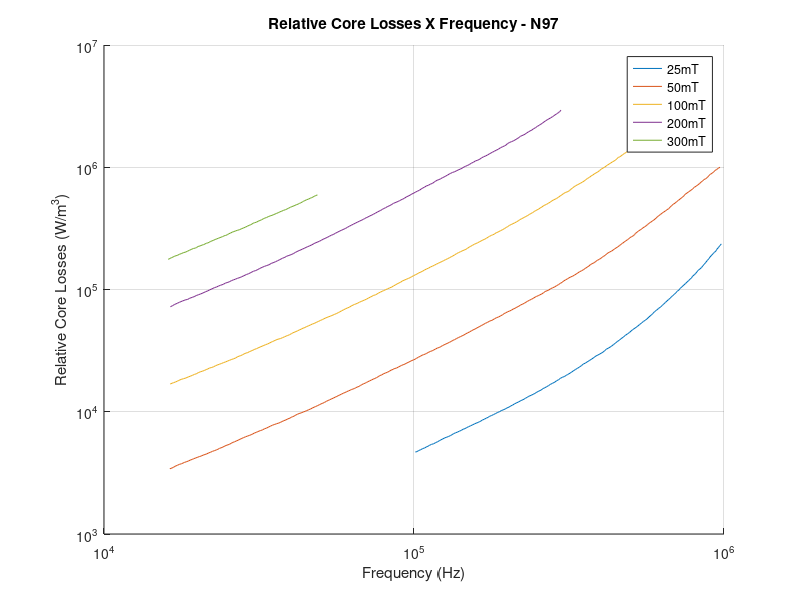

Recreate this plot in MATLAB. (Note: this script raises an error after producing the figure.)
%%

clear all;
clc;
close all;

%% Importação dos dados das curvas do datasheet

load Data_25mT.mat
load Data_50mT.mat
load Data_100mT.mat
load Data_200mT.mat
load Data_300mT.mat

%% Ajuste dos pontos 

% Eixo x = Frequência
x_escalalog = logspace(1,3,100000);
x_escalalin = linspace(10,1000,100000);

% Eixo y = Perdas volumétricas
y_escalalog = logspace(-1,4,100000);
y_escalalin = linspace(0.1,10000,100000);

% Interpolação dos pontos - *1000 para obter em Hz e W/m3
x25 = interp1(x_escalalin',x_escalalog',Data_25mT(:,1))*1000;
y25 = interp1(y_escalalin',y_escalalog',Data_25mT(:,2))*1000;

x50 = interp1(x_escalalin',x_escalalog',Data_50mT(:,1))*1000;
y50 = interp1(y_escalalin',y_escalalog',Data_50mT(:,2))*1000;

x100 = interp1(x_escalalin',x_escalalog',Data_100mT(:,1))*1000;
y100 = interp1(y_escalalin',y_escalalog',Data_100mT(:,2))*1000;

x200 = interp1(x_escalalin',x_escalalog',Data_200mT(:,1))*1000;
y200 = interp1(y_escalalin',y_escalalog',Data_200mT(:,2))*1000;

x300 = interp1(x_escalalin',x_escalalog',Data_300mT(:,1))*1000;
y300 = interp1(y_escalalin',y_escalalog',Data_300mT(:,2))*1000;

clear x_escalalog x_escalalin y_escalalog y_escalalin;

%%

figure;
hold on;
grid on;
plot (x25,y25);
plot (x50,y50);
plot (x100,y100);
plot (x200,y200);
plot (x300,y300);
set(gca, 'XScale', 'log');
set(gca, 'YScale', 'log');
%xlim([10^1 10^3]);
%ylim([10^-1 10^4]); 
xlabel ('Frequency (Hz)');
ylabel ('Relative Core Losses (W/m^3)');
title ('Relative Core Losses X Frequency - N97');
legend ({'25mT', '50mT', '100mT', '200mT', '300mT'});

%% Fit: '25mT'.

% Set up fittype and options.
ft = fittype( 'k*x^a*0.025^b', 'independent', 'x', 'dependent', 'y' );
opts = fitoptions( 'Method', 'NonlinearLeastSquares' );
opts.Display = 'Off';

% Fit model to data.
[fitresult, ~] = fit( x25, y25, ft, opts );

% % Plot fit with data.
% figure( 'Name', '25mT' );
% h = plot( fitresult, x25, y25 );
% legend( h, 'y25 vs. x25', '25mT', 'Location', 'SouthEast', 'Interpreter', 'none' );
% % Label axes
% xlabel( 'x25', 'Interpreter', 'none' );
% ylabel( 'y25', 'Interpreter', 'none' );
% % set(gca, 'XScale', 'log');
% % set(gca, 'YScale', 'log');
% grid on

% Coeficientes de Steinmetz extraídos com Fit Curve Tool
r1 = coeffvalues(fitresult);
a1 = r1(1);
b1 = r1(2)
k1 = r1(3);

clear ft;
clc
%% Fit: '50mT'.

% Set up fittype and options.
ft = fittype( 'k*x^a*0.05^b', 'independent', 'x', 'dependent', 'y' );
opts = fitoptions( 'Method', 'NonlinearLeastSquares' );
opts.Display = 'Off';

% Fit model to data.
[fitresult, ~] = fit( x50, y50, ft, opts );

% % Plot fit with data.
% figure( 'Name', '50mT' );
% h = plot( fitresult, x50, y50 );
% legend( h, 'y50 vs. x50', '50mT', 'Location', 'NorthEast', 'Interpreter', 'none' );
% % Label axes
% xlabel( 'x50', 'Interpreter', 'none' );
% ylabel( 'y50', 'Interpreter', 'none' );
% set(gca, 'XScale', 'log');
% set(gca, 'YScale', 'log');
% grid on

% Coeficientes de Steinmetz extraídos com Fit Curve Tool
r2 = coeffvalues(fitresult);
a2 = r2(1);
b2 = r2(2)
k2 = r2(3);

clear ft;
clc
%% Fit: '100mT'.

% Set up fittype and options.
ft = fittype( 'k*x^a*0.1^b', 'independent', 'x', 'dependent', 'y' );
opts = fitoptions( 'Method', 'NonlinearLeastSquares' );
opts.Display = 'Off';

% Fit model to data.
[fitresult, gof] = fit( x100, y100, ft, opts );

% % Plot fit with data.
% figure( 'Name', '100mT' );
% h = plot( fitresult, x100, y100 );
% legend( h, 'y100 vs. x100', '100mT', 'Location', 'NorthEast', 'Interpreter', 'none' );
% % Label axes
% xlabel( 'x100', 'Interpreter', 'none' );
% ylabel( 'y100', 'Interpreter', 'none' );
% set(gca, 'XScale', 'log');
% set(gca, 'YScale', 'log');
% grid on

% Coeficientes de Steinmetz extraídos com Fit Curve Tool
r3 = coeffvalues(fitresult);
a3 = r3(1);
b3 = r3(2)
k3 = r3(3);

clear ft;
clc
%% Fit: '200mT'.

% Set up fittype and options.
ft = fittype( 'k*x^a*0.2^b', 'independent', 'x', 'dependent', 'y' );
opts = fitoptions( 'Method', 'NonlinearLeastSquares' );
opts.Display = 'Off';

% Fit model to data.
[fitresult, gof] = fit( x200, y200, ft, opts );

% % Plot fit with data.
% figure( 'Name', '200mT' );
% h = plot( fitresult, x200, y200 );
% legend( h, 'y200 vs. x200', '200mT', 'Location', 'NorthEast', 'Interpreter', 'none' );
% % Label axes
% xlabel( 'x200', 'Interpreter', 'none' );
% ylabel( 'y200', 'Interpreter', 'none' );
% set(gca, 'XScale', 'log');
% set(gca, 'YScale', 'log');
% grid on

% Coeficientes de Steinmetz extraídos com Fit Curve Tool
r4 = coeffvalues(fitresult);
a4 = r4(1);
b4 = r4(2)
k4 = r4(3);

clear ft;
clc
%% Fit: '300mT'.

% Set up fittype and options.
ft = fittype( 'k*x^a*0.3^b', 'independent', 'x', 'dependent', 'y' );
opts = fitoptions( 'Method', 'NonlinearLeastSquares' );
opts.Display = 'Off';

% Fit model to data.
[fitresult, gof] = fit( x300, y300, ft, opts );

% % Plot fit with data.
% figure( 'Name', '300mT' );
% h = plot( fitresult, x300, y300 );
% legend( h, 'y300 vs. x300', '300mT', 'Location', 'NorthEast', 'Interpreter', 'none' );
% % Label axes
% xlabel( 'x300', 'Interpreter', 'none' );
% ylabel( 'y300', 'Interpreter', 'none' );
% set(gca, 'XScale', 'log');
% set(gca, 'YScale', 'log');
% grid on

% Coeficientes de Steinmetz extraídos com Fit Curve Tool
r5 = coeffvalues(fitresult);
a5 = r5(1);
b5 = r5(2)
k5 = r5(3);

clear ft;
clc

%% Fit Curve 
% Superfície com dimensões x,y,z = frequência, fluxo magnético, perdas
% volumétricas, a partir dos coeficientes de Steinmetz de cada curva
% extraídos anteriormente

% % Coeficientes K 
% k_25 = fitresult1.k;
% k_50 = fitresult2.k;
% k_100 = fitresult3.k;
% k_200 = fitresult4.k;
% k_300 = fitresult5.k;
% 
% % Coeficientes Alpha
% a_25 = fitresult1.a;
% a_50 = fitresult2.a;
% a_100 = fitresult3.a;
% a_200 = fitresult4.a;
% a_300 = fitresult5.a;
% 
% % Coeficientes Beta
% b_25 = fitresult1.b;
% b_50 = fitresult2.b;
% b_100 = fitresult3.b;
% b_200 = fitresult4.b;
% b_300 = fitresult5.b;

% Vetor de frequências
f_range = 20e3:1:300e3;
% Vetor dos fluxo magnético de cada curva
B_range = [0.025 0.05 0.1 0.2 0.3];

% Matriz de cada coeficiente
k = [k1 k2 k3 k4 k5];
a = [a1 a2 a3 a4 a5];
b = [b1 b2 b3 b4 b5];

% Cálculo das perdas por Steinmetz Clássico
for B = 1:numel(B_range)
   for f = 1:numel(f_range)
        P(B,f) = k(B)*f_range(f)^a(B)*B_range(B)^b(B);  
   end
end
%P = k*x^a*y^b
% x = frequência
% y = fluxo magnético

%% Fit: 'Superfície'.
[xData, yData, zData] = prepareSurfaceData( f_range, B_range, P );

% Set up fittype and options.
ft = fittype( 'k*x^a*y^b', 'independent', {'x', 'y'}, 'dependent', 'z' );
opts = fitoptions( 'Method', 'NonlinearLeastSquares' );
opts.Display = 'Off';
opts.StartPoint = [1 0.5 0.5];

% Fit model to data.
[fitresult, gof] = fit( [xData, yData], zData, ft, opts );

% Plot fit with data.
figure( 'Name', 'Surface' );
h = plot( fitresult, [xData, yData], zData );
legend( h, 'Surface', 'Volumetric Losses (W/m^3) X Frequency (Hz) X Magnetic Flux (T)', 'Location', 'NorthEast' );
xlabel( 'Frequency (Hz)' );
ylabel( 'Magnetic Flux (T)' );
zlabel( 'Volumetric Losses (W/m^3)' );
grid on
% set(gca, 'XScale', 'log');
% set(gca, 'YScale', 'log');
% set(gca, 'ZScale', 'log');


